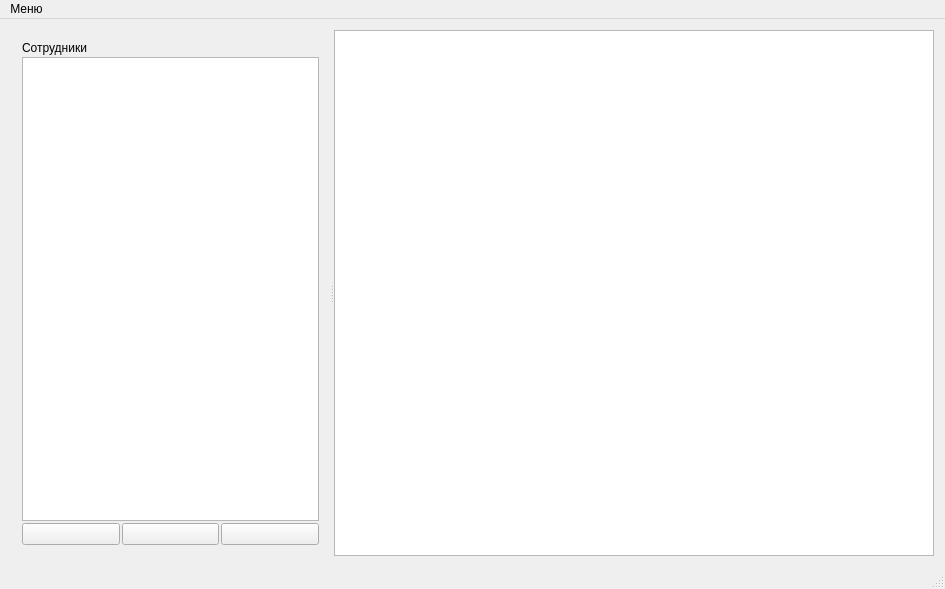
<?xml version="1.0" encoding="UTF-8"?>
<ui version="4.0">
 <class>MainWindow</class>
 <widget class="QMainWindow" name="MainWindow">
  <property name="geometry">
   <rect>
    <x>0</x>
    <y>0</y>
    <width>945</width>
    <height>589</height>
   </rect>
  </property>
  <property name="windowTitle">
   <string>Редактор выездных листов</string>
  </property>
  <property name="windowIcon">
   <iconset resource="res.qrc">
    <normaloff>:/bug</normaloff>:/bug</iconset>
  </property>
  <widget class="QWidget" name="centralWidget">
   <layout class="QHBoxLayout" name="horizontalLayout">
    <item>
     <widget class="QSplitter" name="splitter">
      <property name="orientation">
       <enum>Qt::Horizontal</enum>
      </property>
      <widget class="QWidget" name="layoutWidget">
       <layout class="QVBoxLayout" name="verticalLayout_2">
        <property name="spacing">
         <number>2</number>
        </property>
        <item>
         <widget class="QLabel" name="label">
          <property name="text">
           <string>Сотрудники</string>
          </property>
         </widget>
        </item>
        <item>
         <widget class="QListView" name="staffList">
          <property name="sizePolicy">
           <sizepolicy hsizetype="Preferred" vsizetype="Expanding">
            <horstretch>0</horstretch>
            <verstretch>0</verstretch>
           </sizepolicy>
          </property>
          <property name="selectionBehavior">
           <enum>QAbstractItemView::SelectRows</enum>
          </property>
         </widget>
        </item>
        <item>
         <layout class="QHBoxLayout" name="horizontalLayout_2">
          <property name="spacing">
           <number>2</number>
          </property>
          <item>
           <widget class="QPushButton" name="pbAdd">
            <property name="sizePolicy">
             <sizepolicy hsizetype="Preferred" vsizetype="Fixed">
              <horstretch>0</horstretch>
              <verstretch>0</verstretch>
             </sizepolicy>
            </property>
            <property name="toolTip">
             <string>Добавить сотрудника</string>
            </property>
            <property name="text">
             <string/>
            </property>
            <property name="icon">
             <iconset resource="res.qrc">
              <normaloff>:/add_user</normaloff>:/add_user</iconset>
            </property>
            <property name="iconSize">
             <size>
              <width>27</width>
              <height>27</height>
             </size>
            </property>
           </widget>
          </item>
          <item>
           <widget class="QPushButton" name="pbRemove">
            <property name="sizePolicy">
             <sizepolicy hsizetype="Preferred" vsizetype="Fixed">
              <horstretch>0</horstretch>
              <verstretch>0</verstretch>
             </sizepolicy>
            </property>
            <property name="toolTip">
             <string>Удалить сотрудника</string>
            </property>
            <property name="text">
             <string/>
            </property>
            <property name="icon">
             <iconset resource="res.qrc">
              <normaloff>:/remove_user</normaloff>:/remove_user</iconset>
            </property>
            <property name="iconSize">
             <size>
              <width>27</width>
              <height>27</height>
             </size>
            </property>
           </widget>
          </item>
          <item>
           <widget class="QPushButton" name="pbEdit">
            <property name="sizePolicy">
             <sizepolicy hsizetype="Preferred" vsizetype="Fixed">
              <horstretch>0</horstretch>
              <verstretch>0</verstretch>
             </sizepolicy>
            </property>
            <property name="toolTip">
             <string>Редактировать выездной лист</string>
            </property>
            <property name="text">
             <string/>
            </property>
            <property name="icon">
             <iconset resource="res.qrc">
              <normaloff>:/edit_user</normaloff>:/edit_user</iconset>
            </property>
            <property name="iconSize">
             <size>
              <width>27</width>
              <height>27</height>
             </size>
            </property>
           </widget>
          </item>
         </layout>
        </item>
       </layout>
      </widget>
      <widget class="QTextBrowser" name="textBrowser">
       <property name="minimumSize">
        <size>
         <width>600</width>
         <height>0</height>
        </size>
       </property>
      </widget>
     </widget>
    </item>
   </layout>
  </widget>
  <widget class="QMenuBar" name="menuBar">
   <property name="geometry">
    <rect>
     <x>0</x>
     <y>0</y>
     <width>945</width>
     <height>19</height>
    </rect>
   </property>
   <widget class="QMenu" name="menu">
    <property name="title">
     <string>Меню</string>
    </property>
    <addaction name="settingsAction"/>
    <addaction name="quitAction"/>
   </widget>
   <addaction name="menu"/>
  </widget>
  <widget class="QStatusBar" name="statusBar"/>
  <action name="settingsAction">
   <property name="icon">
    <iconset resource="res.qrc">
     <normaloff>:/settings</normaloff>:/settings</iconset>
   </property>
   <property name="text">
    <string>Настройки</string>
   </property>
   <property name="shortcut">
    <string>Ctrl+E</string>
   </property>
  </action>
  <action name="quitAction">
   <property name="icon">
    <iconset resource="res.qrc">
     <normaloff>:/exit</normaloff>:/exit</iconset>
   </property>
   <property name="text">
    <string>Выход</string>
   </property>
   <property name="shortcut">
    <string>Ctrl+X</string>
   </property>
  </action>
 </widget>
 <layoutdefault spacing="6" margin="11"/>
 <resources>
  <include location="res.qrc"/>
 </resources>
 <connections>
  <connection>
   <sender>quitAction</sender>
   <signal>triggered()</signal>
   <receiver>MainWindow</receiver>
   <slot>close()</slot>
   <hints>
    <hint type="sourcelabel">
     <x>-1</x>
     <y>-1</y>
    </hint>
    <hint type="destinationlabel">
     <x>547</x>
     <y>304</y>
    </hint>
   </hints>
  </connection>
 </connections>
</ui>
